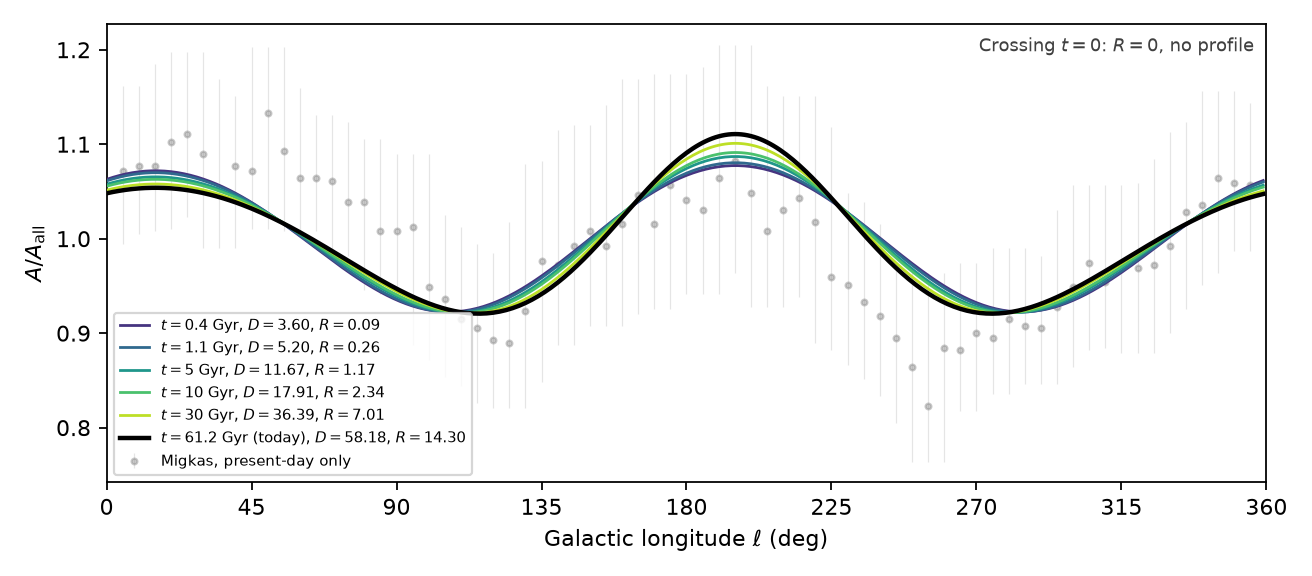

Recreate this plot in Python.
"""A/A_all vs Galactic longitude at each universe-storyboard epoch. No refit, no sine.

D and R are taken from universe-storyboard.json. The crossing has R=0, so the
integrator is not called (a_f divides by R/D). Later epochs keep mcc, Omega_s
and ell_0. R_in is the 0.50 Gpc floor. R_out is D+R, except today, which uses
the frozen fit R_out.
"""
from __future__ import annotations

import json
import os
import sys
from pathlib import Path

import matplotlib.pyplot as plt
import numpy as np

BUB = "/workspace/cosmology/papers/spreadsheet_model/bubble"
sys.path.insert(0, BUB)
os.chdir(BUB)
import ptshell  # noqa: E402,F401
import prof_core as P  # noqa: E402
from bubble_core import MA, MHI, MLO, TH1, shifted  # noqa: E402

# Frozen angular parameters. Not refit. Match migkas-earlier-times.py.
MCC = 0.0017121308626185587
L0 = 15.1629523788697
OS = 0.049
RIN = 0.50
ROUT_TODAY = 72.83442650308822

STORY = Path("/workspace/cosmology-course/notes/universe-storyboard.json")
OUT_PNG = Path("/workspace/cosmology-course/notes/migkas-storyboard-times.png")
OUT_JSON = Path("/workspace/cosmology-course/notes/migkas-storyboard-times.json")
LDEG = np.loadtxt("/workspace/cosmology/migkas/fig6_digitized.csv", delimiter=",", skiprows=1, usecols=0)


def sky(D, R, Rin, Rout):
    a = dict(
        DR=D / R, Os=OS, mcc=float(MCC),
        rin=float(Rin / D), rout=float(Rout / D),
        Lc=0.005, mc=0.0, Ob=0.0,
    )
    rr = P.run("ptshell", a, 0.0, 0.0)
    af = rr["af"]
    if (not np.all(np.isfinite(af))) or rr["vrmin"] <= 0:
        raise RuntimeError(
            f"flow not usable D={D:.4f} R={R:.4f} vrmin={rr['vrmin']}"
        )
    return af / af.mean(), rr


def main():
    frames = json.loads(STORY.read_text())["frames"]
    rows = []
    curves = []
    skipped = None
    for fr in frames:
        t = float(fr["t_after_Gyr"])
        D = float(fr["D_Gpc"])
        R = float(fr["R_Gpc"])
        if R <= 0:
            skipped = dict(
                t_after_Gyr=t,
                D_Gpc=D,
                R_Gpc=R,
                note="R=0, no profile. Integrator divides by R/D, so the crossing is not plotted.",
            )
            print(f"skip t={t:g} D={D:.4f} R={R:.4f} (R=0, no profile)", flush=True)
            continue
        today = abs(t - 61.2) < 1e-6
        Rout = ROUT_TODAY if today else float(fr["D_plus_R_Gpc"])
        below = bool((D - R) < RIN)
        af, rr = sky(D, R, RIN, Rout)
        full = shifted(af, L0)
        row = dict(
            t_after_Gyr=t,
            D_Gpc=D,
            R_Gpc=R,
            D_minus_R_Gpc=float(D - R),
            D_plus_R_Gpc=float(D + R),
            R_in_Gpc=float(RIN),
            R_out_Gpc=float(Rout),
            R_out_is_frozen_fit=bool(today),
            D_minus_R_below_Rin=below,
            A_pp=float(full.max() - full.min()),
            A_min=float(full.min()),
            A_max=float(full.max()),
            today=bool(today),
        )
        rows.append(row)
        curves.append(full)
        print(
            f"t={t:g} D={D:.4f} R={R:.4f} DmR={D-R:.4f} "
            f"Rout={Rout:.4f} pp={row['A_pp']:.4f} below_Rin={below}",
            flush=True,
        )

    fig, ax = plt.subplots(figsize=(8.2, 3.6))
    ax.errorbar(
        LDEG, MA, yerr=np.vstack([MLO, MHI]), fmt="o", ms=2.6, color="0.55",
        ecolor="0.78", elinewidth=0.55, capsize=0, alpha=0.45, zorder=2,
        label="Migkas, present-day only",
    )
    # Early epochs first, today last and black.
    cmap = plt.cm.viridis
    n_early = sum(1 for r in rows if not r["today"])
    k = 0
    for full, row in zip(curves, rows):
        if row["today"]:
            continue
        col = cmap(0.15 + 0.75 * k / max(n_early - 1, 1))
        k += 1
        ax.plot(
            TH1, full, color=col, lw=1.25, zorder=3,
            label=rf"$t={row['t_after_Gyr']:g}$ Gyr, $D={row['D_Gpc']:.2f}$, $R={row['R_Gpc']:.2f}$",
        )
    for full, row in zip(curves, rows):
        if not row["today"]:
            continue
        ax.plot(
            TH1, full, color="black", lw=2.0, zorder=4,
            label=rf"$t={row['t_after_Gyr']:g}$ Gyr (today), $D={row['D_Gpc']:.2f}$, $R={row['R_Gpc']:.2f}$",
        )
    note = "Crossing $t=0$: $R=0$, no profile"
    ax.text(0.99, 0.97, note, transform=ax.transAxes, ha="right", va="top", fontsize=8, color="0.25")
    ax.set_xlim(0, 360)
    ax.set_xlabel(r"Galactic longitude $\ell$ (deg)")
    ax.set_ylabel(r"$A/A_{\mathrm{all}}$")
    ax.set_xticks(np.arange(0, 361, 45))
    ax.legend(fontsize=6.6, loc="lower left", frameon=True)
    fig.tight_layout()
    fig.savefig(OUT_PNG, dpi=160)
    plt.close(fig)

    payload = dict(
        formula="A/A_all = a_f / <a_f>, no sine, no extra multipoles",
        frozen=dict(ell0_deg=L0, mcc=MCC, Omega_s=OS, R_in_Gpc=RIN, R_out_today_Gpc=ROUT_TODAY),
        D_and_R_source=str(STORY),
        skipped_crossing=skipped,
        D_minus_R_below_Rin_any=any(r["D_minus_R_below_Rin"] for r in rows),
        epochs=[
            dict(
                t_after_Gyr=r["t_after_Gyr"],
                D_Gpc=r["D_Gpc"],
                R_Gpc=r["R_Gpc"],
                A_pp=r["A_pp"],
                D_minus_R_Gpc=r["D_minus_R_Gpc"],
                R_out_Gpc=r["R_out_Gpc"],
                D_minus_R_below_Rin=r["D_minus_R_below_Rin"],
            )
            for r in rows
        ],
    )
    OUT_JSON.write_text(json.dumps(payload, indent=1))
    print("png", OUT_PNG.stat().st_size, "json", OUT_JSON.stat().st_size, flush=True)


if __name__ == "__main__":
    main()
